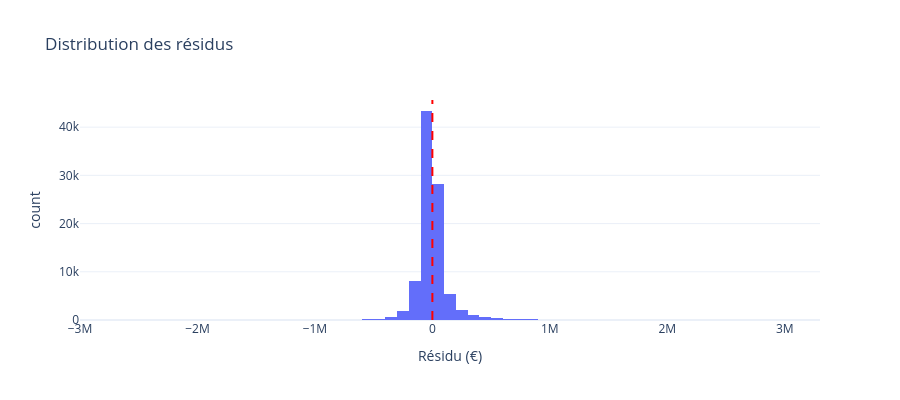

Write notebook code for a chart like this one.
### Code cell
# Analyse des résidus
residus = y_test.values - y_pred

fig = px.histogram(
    x=residus, nbins=100,
    title="Distribution des résidus",
    labels={"x": "Résidu (€)"},
    template="plotly_white",
)
fig.add_vline(x=0, line_dash="dash", line_color="red")
fig.update_layout(height=400)
fig.show()

### Figure 1 — Plotly figure (JSON) as saved in the notebook; plotly's stock layout.template omitted (floating-point values rounded to 4 significant figures; data arrays with more than 128 entries replaced by an {"elided": "..."} marker saying what was removed)
{"data": [{"bingroup": "x", "hovertemplate": "Résidu (€)=%{x}<br>count=%{y}<extra></extra>", "legendgroup": "", "marker": {"color": "#636efa", "pattern": {"shape": ""}}, "name": "", "nbinsx": 100, "orientation": "v", "showlegend": false, "type": "histogram", "x": {"elided": "93853 float values"}, "xaxis": "x", "yaxis": "y"}], "layout": {"barmode": "relative", "height": 400, "legend": {"tracegroupgap": 0}, "shapes": [{"line": {"color": "red", "dash": "dash"}, "type": "line", "x0": 0, "x1": 0, "xref": "x", "y0": 0, "y1": 1, "yref": "y domain"}], "title": {"text": "Distribution des résidus"}, "xaxis": {"anchor": "y", "domain": [0, 1], "title": {"text": "Résidu (€)"}}, "yaxis": {"anchor": "x", "domain": [0, 1], "title": {"text": "count"}}}}
